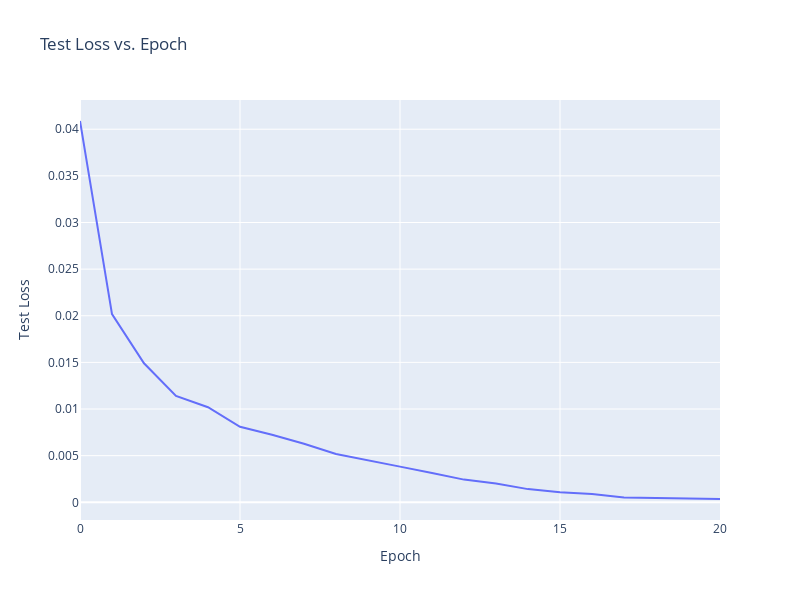

Source (notebook cell):
### Code cell
fig = go.Figure()
fig.add_trace(go.Scatter(x=list(range(21)), y=classical_loss_test, mode='lines'))

fig.update_layout(title="Test Loss vs. Epoch",
                  xaxis_title="Epoch",
                  yaxis_title="Test Loss",
                  width=800,
                  height=600)

fig.show()

### Figure 1 — Plotly figure (JSON) as saved in the notebook; plotly's stock layout.template omitted (floating-point values rounded to 4 significant figures)
{"data": [{"mode": "lines", "type": "scatter", "x": [0, 1, 2, 3, 4, 5, 6, 7, 8, 9, 10, 11, 12, 13, 14, 15, 16, 17, 18, 19, 20], "y": [0.04088, 0.02018, 0.01491, 0.0114, 0.01019, 0.008095, 0.00725, 0.006277, 0.005183, 0.004477, 0.003823, 0.003149, 0.002433, 0.002019, 0.001414, 0.001071, 0.0008809, 0.0005115, 0.0004602, 0.0003543, 0.000359]}], "layout": {"height": 600, "title": {"text": "Test Loss vs. Epoch"}, "width": 800, "xaxis": {"title": {"text": "Epoch"}}, "yaxis": {"title": {"text": "Test Loss"}}}}
